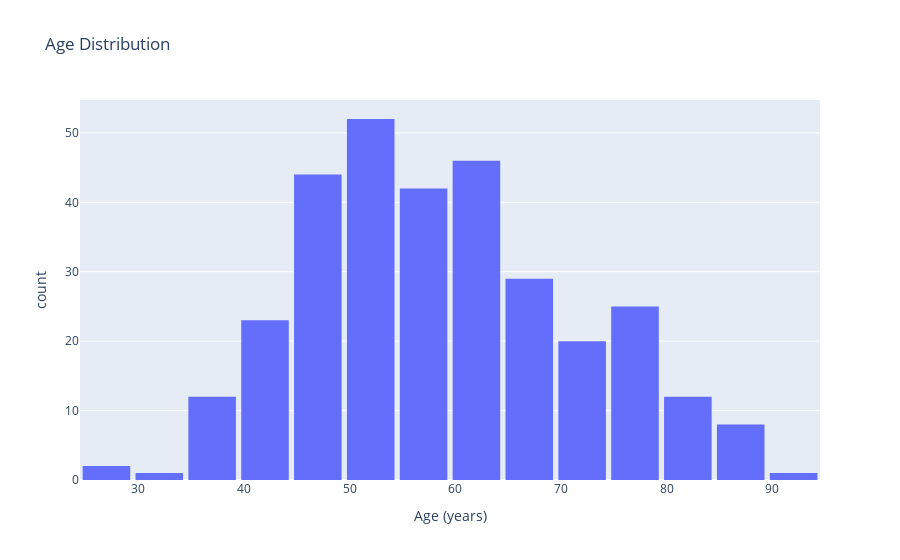

Notebook code cell kept with this figure:
### Code cell
fig1 = px.histogram(breast_cancer_df, x='Age', nbins=20, title='Age Distribution', labels={'Age': 'Age (years)'})
fig1.update_layout(bargap=0.1)
fig1.show()

### Figure 1 — Plotly figure (JSON) as saved in the notebook; plotly's stock layout.template omitted (floating-point values rounded to 4 significant figures; data arrays with more than 128 entries replaced by an {"elided": "..."} marker saying what was removed)
{"data": [{"alignmentgroup": "True", "bingroup": "x", "hovertemplate": "Age (years)=%{x}<br>count=%{y}<extra></extra>", "legendgroup": "", "marker": {"color": "#636efa", "pattern": {"shape": ""}}, "name": "", "nbinsx": 20, "offsetgroup": "", "orientation": "v", "showlegend": false, "type": "histogram", "x": {"elided": "317 int values"}, "xaxis": "x", "yaxis": "y"}], "layout": {"bargap": 0.1, "barmode": "relative", "legend": {"tracegroupgap": 0}, "title": {"text": "Age Distribution"}, "xaxis": {"anchor": "y", "domain": [0, 1], "title": {"text": "Age (years)"}}, "yaxis": {"anchor": "x", "domain": [0, 1], "title": {"text": "count"}}}}
